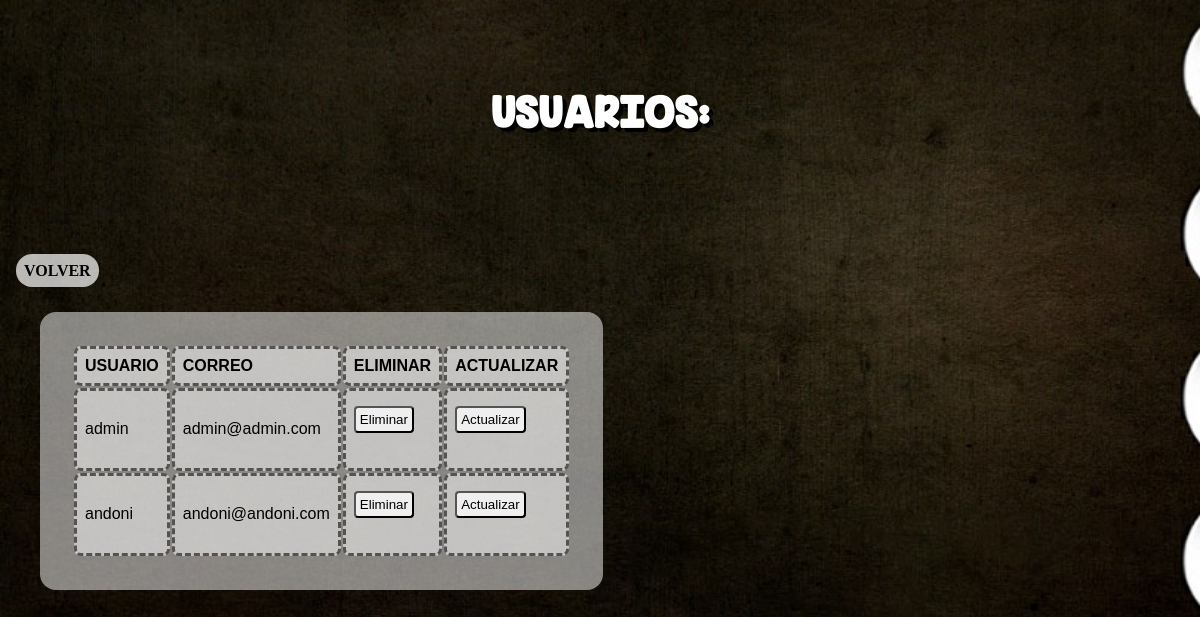
Before: /usuarios.php with the older database file.
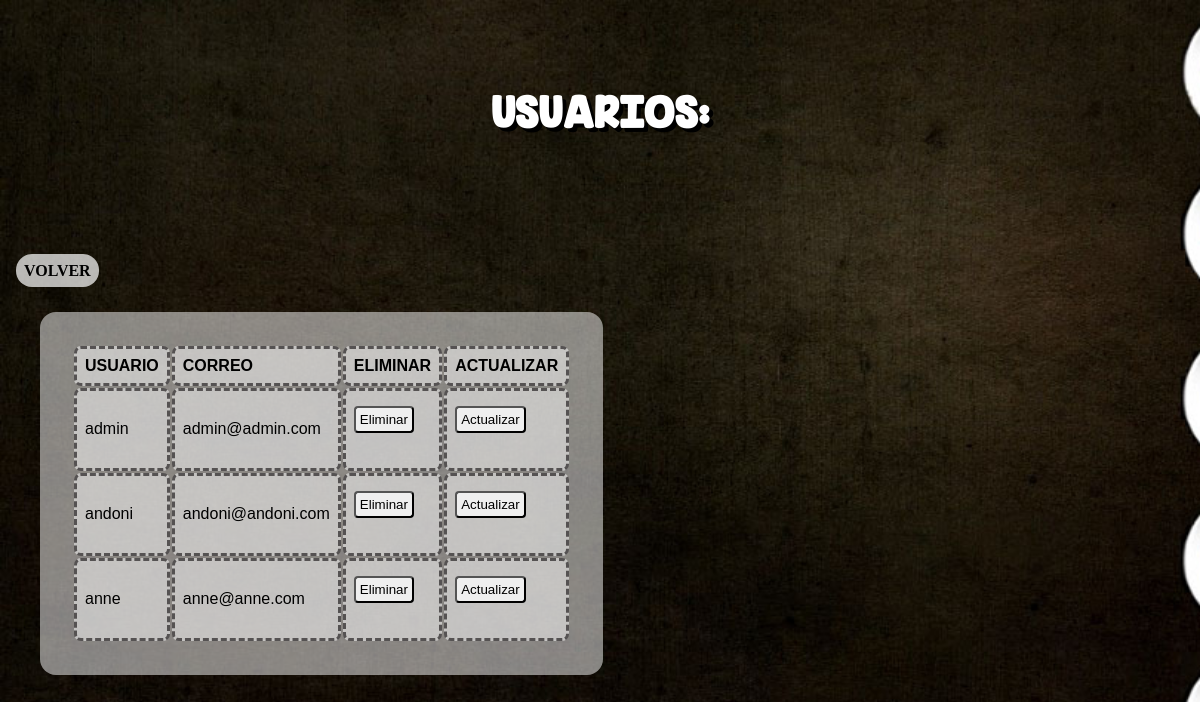
After: the same page with the newer database file.
### tables this page shows
CREATE TABLE `usuario` (
  `idusuario` varchar(30) NOT NULL,
  `correo` varchar(30) NOT NULL,
  `pass` varchar(80) NOT NULL
);

### usuarios.php (the view, shortened to what this page needs)
<?php
include 'conexion.php';
try {
$sentencia=$db->prepare("SELECT * FROM usuario");
$sentencia->execute();
echo "<h1>USUARIOS:</h1>";
$table = "<table cellpadding='10'>\n";
$table.="<tr>
<th>USUARIO</th>
<th>CORREO</th>
<th>ELIMINAR</th>
<th>ACTUALIZAR</th></tr>";
foreach($sentencia as $usuario){
	$table.="<tr>
	<td>".$usuario['idusuario']."</td>
	<td>".$usuario['correo']."</td>
	<td><form action='' method='post' onsubmit='confirmarBorrarUsuario()'> \n
	<input type='hidden' name='idusuario' value='".$usuario['idusuario']."'>
	<input type='submit' value='Eliminar'>
	</form></td>
	<td><form action='actualizarUsuario.php' method='post' onsubmit='confirmarActualizarUsuario()'> \n
	<input type='hidden' name='correo' value='".$usuario['correo']."'>
	<input type='hidden' name='contraseña' value='".$usuario['pass']."'>
	<input type='hidden' name='idusuario' value='".$usuario['idusuario']."'>
	<input type='submit' value='Actualizar'>
	</form></td>
	</tr> \n";
}
$table.="</table>\n";
} catch(PDOException $e) {
  echo 'Error: ' . $e->getMessage();
}
?>
<!DOCTYPE html>
<html lang="en">
<head>
	<link rel='stylesheet' href='CSS/estilo.css'>
</head>
<body>
<?php
echo "<br><a class='avolver' href='index.php'> Volver </a>"	;
echo $table;
?>
</body>
</html>

Changed rows visible on the page:
added usuario: idusuario "anne", correo "anne@anne.com"
